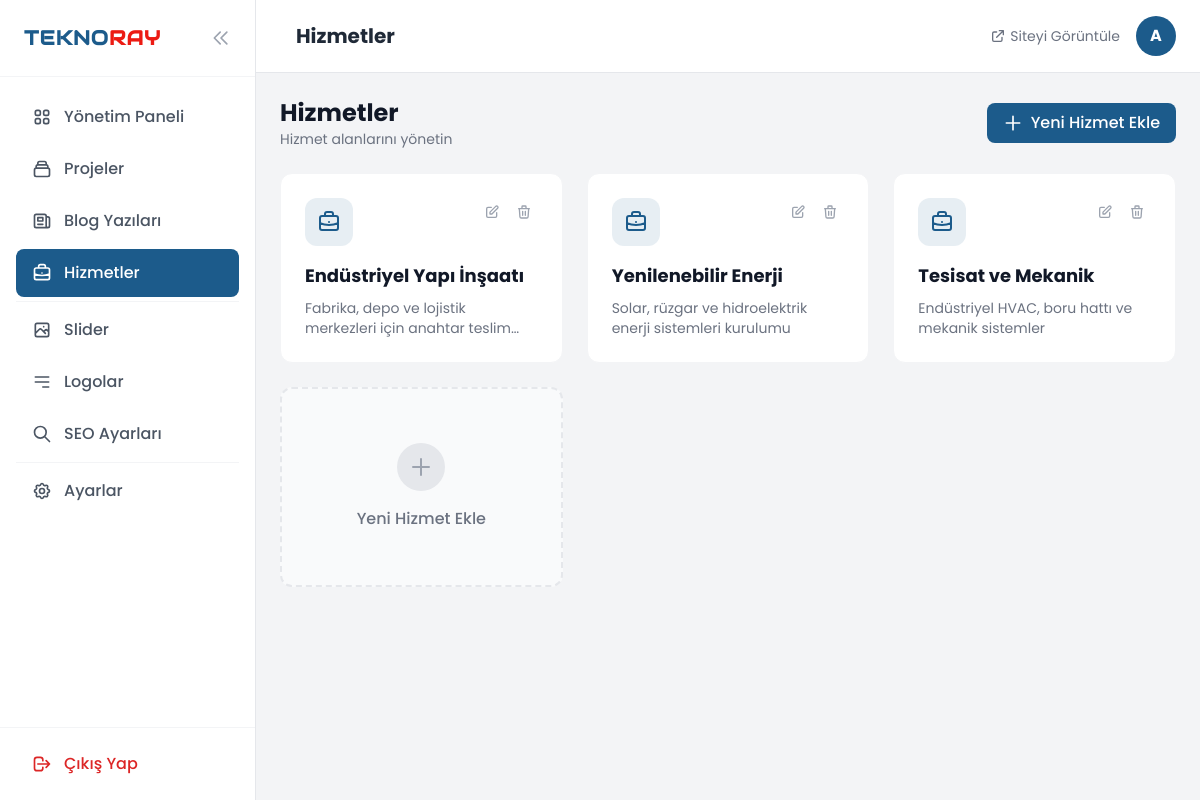
The page /yonetim/hizmetler (signed in) on the database its author committed.
### tables this page shows
CREATE TABLE services (
    id INT AUTO_INCREMENT PRIMARY KEY,
    title VARCHAR(255) NOT NULL,
    summary TEXT NOT NULL,
    description TEXT DEFAULT NULL,
    image_url VARCHAR(500) DEFAULT NULL,
    icon VARCHAR(100) DEFAULT NULL,
    display_order INT DEFAULT 0,
    created_at TIMESTAMP DEFAULT CURRENT_TIMESTAMP,
    updated_at TIMESTAMP DEFAULT CURRENT_TIMESTAMP ON UPDATE CURRENT_TIMESTAMP,
    INDEX idx_order (display_order)
);

### src/Controllers/AdminController.php (called while the page is built, shortened)
<?php
class AdminController
{
    private function renderAdmin(string $view, array $data = [])
    {
        $data['layout'] = 'admin';
        return View::render($view, $data);
    }
    public function servicesIndex()
    {
        return $this->renderAdmin('admin/services/index', [
            'title' => 'Hizmetler',
            'pageTitle' => 'Hizmetler',
            'activeMenu' => 'services',
            'services' => \App\Models\Service::all()
        ]);
    }
}

### src/Core/Router.php (called while the page is built, shortened)
<?php
class Router
{
    public function resolve()
    {
        $path = $_SERVER['REQUEST_URI'] ?? '/';
        $scriptDir = rtrim(dirname($_SERVER['SCRIPT_NAME']), '/');
        $position = strpos($path, '?');
        $redirectPatterns = [
            '#^/projects/([a-z0-9-]+)$#' => '/projeler/$1',
            '#^/admin/projects/edit/(\d+)$#' => '/yonetim/projeler/duzenle/$1',
            '#^/admin/projects/update/(\d+)$#' => '/yonetim/projeler/guncelle/$1',
            '#^/admin/projects/delete/(\d+)$#' => '/yonetim/projeler/sil/$1',
            '#^/admin/blog/edit/(\d+)$#' => '/yonetim/blog/duzenle/$1',
            '#^/admin/blog/update/(\d+)$#' => '/yonetim/blog/guncelle/$1',
            '#^/admin/blog/delete/(\d+)$#' => '/yonetim/blog/sil/$1',
        ];
        foreach ($routes as $pattern => $handler) {
            if ($pattern === $path) {
                $controller = new $handler[0]();
                return $controller->{$handler[1]}();
            }
        }
        return "404 - Sayfa Bulunamadı";
    }
}

### public/index.php (called while the page is built, shortened)
<?php
require_once __DIR__ . '/../src/Autoloader.php';
$app = new App();
$app->run();

### config/config.php (called while the page is built)
<?php
return [
    'database' => [
        'host' => 'localhost',
        'database' => 'teknoray_cms',
        'username' => 'root',
        'password' => '',
        'charset' => 'utf8mb4',
    ],
    'app' => [
        'url' => 'http://localhost',
        'name' => 'TeknoRay CMS',
    ],
];

### src/Core/Database.php (called while the page is built, shortened)
<?php
class Database
{
    private static ?Database $instance = null;
    private PDO $pdo;
    private function __construct()
    {
        $config = require __DIR__ . '/../../config/config.php';
        $dbConfig = $config['database'];
        $dsn = sprintf(
            "mysql:host=%s;dbname=%s;charset=%s",
            $dbConfig['host'],
            $dbConfig['database'],
            $dbConfig['charset']
        );
        $options = [
            PDO::ATTR_ERRMODE => PDO::ERRMODE_EXCEPTION,
            PDO::ATTR_DEFAULT_FETCH_MODE => PDO::FETCH_ASSOC,
            PDO::ATTR_EMULATE_PREPARES => false,
        ];
        try {
            $this->pdo = new PDO($dsn, $dbConfig['username'], $dbConfig['password'], $options);
            $this->pdo->exec("SET NAMES utf8mb4 COLLATE utf8mb4_turkish_ci");
        } catch (PDOException $e) {
            error_log("Database connection failed: " . $e->getMessage());
            $isLocal = (($_ENV['APP_ENV'] ?? '') === 'local');
            if ($isLocal) {
                die("Database connection failed: " . $e->getMessage());
            }
            die('Database connection failed');
        }
    }
    public static function getInstance(): Database
    {
        if (self::$instance === null) {
            self::$instance = new Database();
        }
        return self::$instance;
    }
    public function getConnection(): PDO
    {
        return $this->pdo;
    }
    public static function query(string $sql, array $params = []): \PDOStatement
    {
        try {
            $stmt = self::getInstance()->getConnection()->prepare($sql);
            $stmt->execute($params);
            return $stmt;
        } catch (PDOException $e) {
            error_log("Database Query Error: " . $e->getMessage() . " | SQL: " . $sql);
            $isLocal = (($_ENV['APP_ENV'] ?? '') === 'local');
            if ($isLocal) {
                throw new \RuntimeException("Database query failed: " . $e->getMessage());
            }
            throw new \RuntimeException('Database query failed');
        }
    }
    public static function fetchAll(string $sql, array $params = []): array
    {
        return self::query($sql, $params)->fetchAll();
    }
}

### src/Models/Service.php (called while the page is built, shortened)
<?php
class Service
{
    public static function all(): array
    {
        return Database::fetchAll("SELECT * FROM services ORDER BY display_order ASC, id ASC");
    }
}

### src/Autoloader.php (called while the page is built, shortened)
<?php
spl_autoload_register(function ($class) {
    $prefix = 'App\\';
    $base_dir = __DIR__ . '/';
    $len = strlen($prefix);
    $relative_class = substr($class, $len);
    $file = $base_dir . str_replace('\\', '/', $relative_class) . '.php';
});

### views/admin/services/index.php (the view, shortened to what this page needs)
<div class="space-y-6">
    <div class="flex flex-col sm:flex-row sm:items-center sm:justify-between gap-4">
        <div>
            <h2 class="text-2xl font-bold text-gray-900">Hizmetler</h2>
            <p class="text-gray-500 text-sm">Hizmet alanlarını yönetin</p>
        </div>
        <a href="/yonetim/hizmetler/ekle"
            class="inline-flex items-center px-4 py-2 bg-brand-blue text-white rounded-lg font-medium hover:bg-blue-700 transition-colors">
            <svg class="w-5 h-5 mr-2" fill="none" stroke="currentColor" viewBox="0 0 24 24">
                <path stroke-linecap="round" stroke-linejoin="round" stroke-width="2" d="M12 4v16m8-8H4"></path>
            </svg>
            Yeni Hizmet Ekle
        </a>
    </div>
    <div class="grid grid-cols-1 md:grid-cols-2 lg:grid-cols-3 gap-6">
        <?php foreach ($services as $service): ?>
            <div class="bg-white rounded-xl border border-gray-100 p-6 hover:shadow-lg transition-shadow">
                <div class="flex justify-between items-start mb-4">
                    <div class="w-12 h-12 bg-brand-blue/10 rounded-xl flex items-center justify-center">
                    </div>
                    <div class="flex space-x-1">
                        <a href="/yonetim/hizmetler/duzenle/<?= (int) $service['id'] ?>"
                            class="p-1.5 text-gray-400 hover:text-brand-blue hover:bg-gray-100 rounded-lg transition-colors">
                            <svg class="w-4 h-4" fill="none" stroke="currentColor" viewBox="0 0 24 24">
                                <path stroke-linecap="round" stroke-linejoin="round" stroke-width="2"
                                    d="M11 5H6a2 2 0 00-2 2v11a2 2 0 002 2h11a2 2 0 002-2v-5m-1.414-9.414a2 2 0 112.828 2.828L11.828 15H9v-2.828l8.586-8.586z">
                                </path>
                            </svg>
                        </a>
                        <form action="/yonetim/hizmetler/sil/<?= (int) $service['id'] ?>" method="POST" onsubmit="return confirm('Bu hizmeti silmek istediğinizden emin misiniz?')">
                            <button type="submit" class="p-1.5 text-gray-400 hover:text-brand-red hover:bg-gray-100 rounded-lg transition-colors">
                                <svg class="w-4 h-4" fill="none" stroke="currentColor" viewBox="0 0 24 24">
                                    <path stroke-linecap="round" stroke-linejoin="round" stroke-width="2"
                                        d="M19 7l-.867 12.142A2 2 0 0116.138 21H7.862a2 2 0 01-1.995-1.858L5 7m5 4v6m4-6v6m1-10V4a1 1 0 00-1-1h-4a1 1 0 00-1 1v3M4 7h16">
                                    </path>
                                </svg>
                            </button>
                        </form>
                    </div>
                </div>
                <h3 class="font-bold text-gray-900 text-lg mb-2"><?= htmlspecialchars($service['title']) ?></h3>
                <p class="text-gray-500 text-sm line-clamp-2"><?= htmlspecialchars($service['summary']) ?></p>
            </div>
        <?php endforeach; ?>
        <a href="/yonetim/hizmetler/ekle"
            class="bg-gray-50 rounded-xl border-2 border-dashed border-gray-200 p-6 flex flex-col items-center justify-center text-center hover:bg-gray-100 transition-colors cursor-pointer min-h-[200px]">
            <div class="w-12 h-12 bg-gray-200 rounded-full flex items-center justify-center mb-4">
                <svg class="w-6 h-6 text-gray-400" fill="none" stroke="currentColor" viewBox="0 0 24 24">
                    <path stroke-linecap="round" stroke-linejoin="round" stroke-width="2" d="M12 4v16m8-8H4"></path>
                </svg>
            </div>
            <span class="text-gray-500 font-medium">Yeni Hizmet Ekle</span>
        </a>
    </div>
</div>

### rows shown on the page
services: title "Endüstriyel Yapı İnşaatı", summary "Fabrika, depo ve lojistik merkezleri için anahtar…"
services: title "Yenilenebilir Enerji", summary "Solar, rüzgar ve hidroelektrik enerji sistemleri kurulumu"
services: title "Tesisat ve Mekanik", summary "Endüstriyel HVAC, boru hattı ve mekanik sistemler"

### other values the page prints
$pageTitle "Hizmetler"
